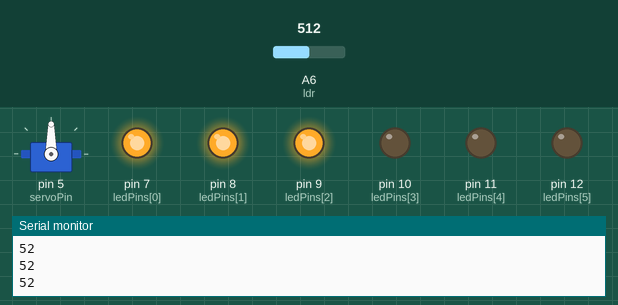
Simulated run of this sketch. Board: Arduino Nano, built with avr-gcc and run on an emulated ATmega328P. Shown: servo, output pins drawn as LEDs (lit = HIGH), the last lines printed to the serial monitor. The test bench sets the inputs (shaded band); at power-on: A6 (ldr) = 512.

Above: at 1.2 s.
1.3 s: A6 (ldr) set to 716
At 2.5 s:
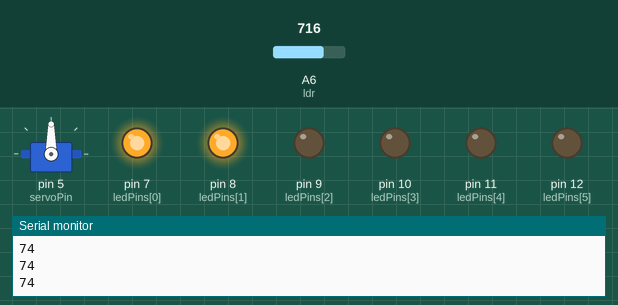
2.8 s: A6 (ldr) set to 900
At 4.0 s:
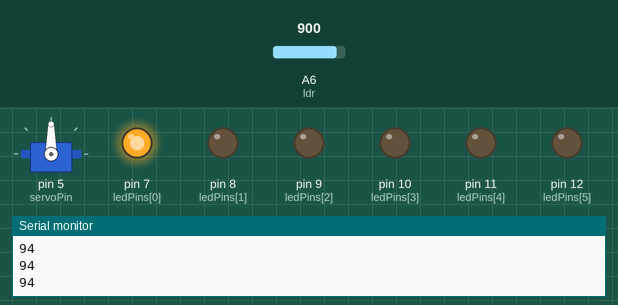
4.3 s: A6 (ldr) set to 1023
At 5.5 s:
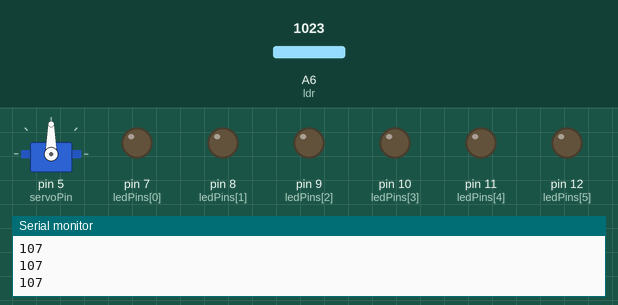
5.8 s: A6 (ldr) set to 306
At 7.0 s:
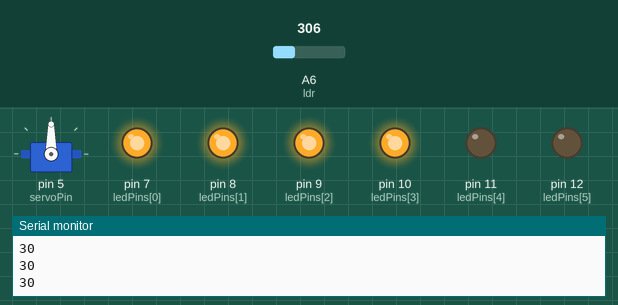
7.3 s: A6 (ldr) set to 122
At 8.5 s:
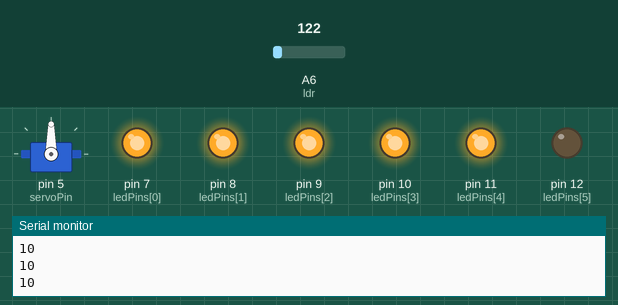
8.8 s: A6 (ldr) set to 511
At 9.6 s:
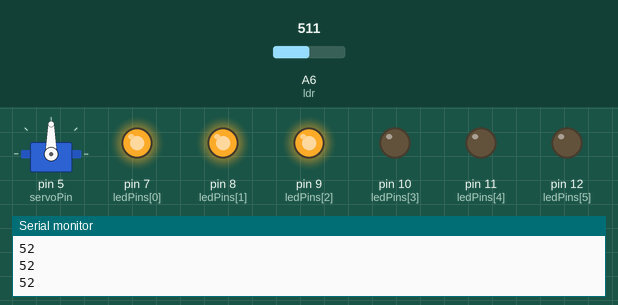
Timing chart, 0 to 11.3 s (numbered marks = the images above; inputs shaded):
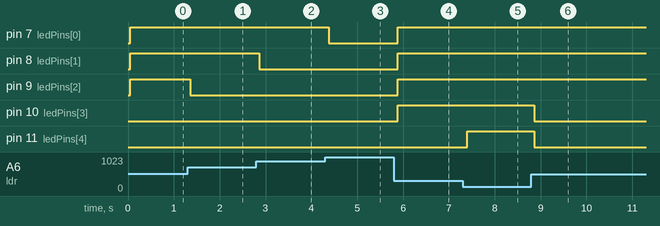

The sketch:

Digital_Voltmeter.ino
```cpp
#include <Servo.h>
int servoPin = 5;
int ledPins[6] = {7, 8, 9, 10, 11, 12};

int sensorVal;
int ldr = A6;
Servo machine;

void setup() {
  machine.attach(servoPin);
  Serial.begin(9600);
  pinMode(ldr, INPUT);
  //declare all led pins as output
  for (int x = 0; x < 6; ++x) {
    pinMode(ledPins[x], OUTPUT);
  }
}// end setup


void loop() {
//  sensorVal = analogRead(ldr);
  int calibLow = 25; int calibHigh = 950;
  sensorVal = map(analogRead(ldr), calibLow, calibHigh, 0, 100);
  Serial.println(sensorVal);
  delay(50);

  digitalWrite(ledPins[4], sensorVal < 20 ? HIGH : LOW);
  digitalWrite(ledPins[3], sensorVal < 40 ? HIGH : LOW);
  digitalWrite(ledPins[2], sensorVal < 60 ? HIGH : LOW);
  digitalWrite(ledPins[1], sensorVal < 80 ? HIGH : LOW);
  digitalWrite(ledPins[0], sensorVal < 100 ? HIGH : LOW);
}
```

Measured:
- after the input at 1.3 s, pin 9 (ledPins[2]): HIGH → LOW after 0.06 s
- after the input at 2.8 s, pin 8 (ledPins[1]): HIGH → LOW after 0.07 s
- after the input at 4.3 s, pin 7 (ledPins[0]): HIGH → LOW after 0.08 s
- after the input at 5.8 s, pin 7 (ledPins[0]), pin 8 (ledPins[1]), pin 9 (ledPins[2]), pin 10 (ledPins[3]): LOW → HIGH after 0.09 s
- after the input at 7.3 s, pin 11 (ledPins[4]): LOW → HIGH after 0.10 s
- after the input at 8.8 s, pin 10 (ledPins[3]), pin 11 (ledPins[4]): HIGH → LOW after 0.06 s
